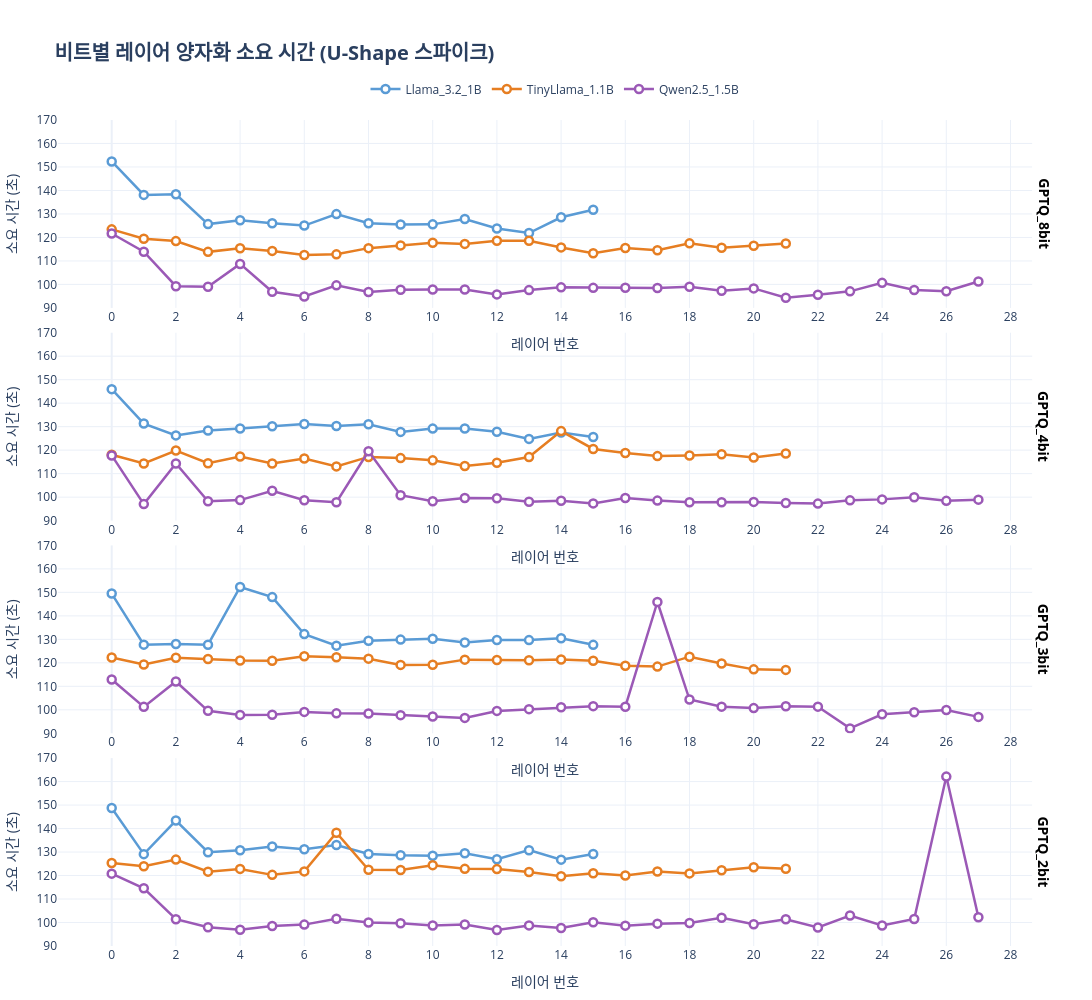

Here is the notebook cell this chart was saved with:
### Code cell
import os
import pandas as pd
import plotly.express as px

# ==========================================
# 1. 다중 비트 경로 및 환경 설정
# ==========================================
BASE_DIR = r"C:\Users\user\SLM\02_cuda_aligned"
TARGET_BITS = ["GPTQ_8bit", "GPTQ_4bit", "GPTQ_3bit", "GPTQ_2bit"] # 분석할 비트 목록

# ==========================================
# 2. 다중 비트 데이터 로더
# ==========================================
df_list = []

# 비트 목록을 순회하며 데이터 수집
for bit in TARGET_BITS:
    model_paths = {
        "Llama_3.2_1B": rf"{BASE_DIR}\Llama_3.2_1B\Distillation\{bit}\quant_log.csv",
        "TinyLlama_1.1B": rf"{BASE_DIR}\TinyLlama_1.1B\Base_Scratch\{bit}\quant_log.csv",
        "Qwen2.5_1.5B": rf"{BASE_DIR}\Qwen2.5_1.5B\Base_RLHF\{bit}\quant_log.csv"
    }

    for model_name, path in model_paths.items():
        if os.path.exists(path):
            try:
                df_temp = pd.read_csv(path, skipinitialspace=True, encoding='utf-8-sig')
                df_temp.columns = df_temp.columns.str.strip().str.lower()
                
                # 열 밀림 보정
                if 'time' in df_temp.columns and df_temp['time'].isna().all():
                    if df_temp.shape[1] >= 5:
                        df_temp['time'] = df_temp.iloc[:, 4] 
                
                if 'time' not in df_temp.columns:
                    continue
                    
                # 순수 숫자 변환
                df_temp['time'] = pd.to_numeric(
                    df_temp['time'].astype(str).str.replace(r'[^\d.]', '', regex=True), 
                    errors='coerce'
                )
                
                df_valid = df_temp.dropna(subset=['time', 'layer', 'module'])
                
                if len(df_valid) > 0:
                    df_valid = df_valid.copy()
                    df_valid['Model'] = model_name
                    df_valid['Bit'] = bit  # 시각화 구분을 위한 비트 파생 변수 추가
                    df_list.append(df_valid)
                    
            except Exception as e:
                print(f"[{model_name} - {bit}] 로드 중 에러: {e}")

if not df_list:
    raise ValueError("분석할 정상적인 데이터가 없습니다.")

df_all = pd.concat(df_list, ignore_index=True)
print(f"✅ 8, 4, 3, 2비트 데이터 로드 완료! (총 {len(df_all)}행)")


import plotly.express as px

# ==========================================
# [차트 1] 비트별 레이어 양자화 소요 시간 (정상 방향 복구 및 스타일 적용)
# ==========================================
# 1) 데이터 집계 및 정렬
layer_sum_df = df_all.groupby(['Bit', 'Model', 'layer'])['time'].sum().reset_index()
layer_sum_df = layer_sum_df.sort_values(by=['Bit', 'Model', 'layer'])

# 2) 사용자 지정 색상
model_colors = {
    'Llama_3.2_1B': '#5A9BD5',
    'TinyLlama_1.1B': '#E67E22',
    'Qwen2.5_1.5B': '#9B59B6'
}

# 3) Plotly Express Line Chart (수평 모드 해제, X=layer, Y=time)
fig1 = px.line(
    layer_sum_df, 
    x='layer', 
    y='time', 
    color='Model', 
    facet_row='Bit', 
    markers=True,
    # [수정됨] category_orders에 'Model' 순서를 명시적으로 추가하여 Qwen을 맨 아래로 배치
    category_orders={
        "Bit": ["GPTQ_8bit", "GPTQ_4bit", "GPTQ_3bit", "GPTQ_2bit"],
        "Model": ["Llama_3.2_1B", "TinyLlama_1.1B", "Qwen2.5_1.5B"] 
    },
    title='<b>비트별 레이어 양자화 소요 시간 (U-Shape 스파이크)</b>',
    labels={'layer': '레이어 번호', 'time': '누적 소요 시간 (초)'},
    color_discrete_map=model_colors,
    height=1000
)

# 4) [핵심] 시간축(Y축) 범위 및 간격 강제 고정
# 요청하신 90~160 범위와 10단위 간격을 실제 시간축(Y축)에 적용하여 동기화합니다.
fig1.update_yaxes(
    range=[90, 170],   # 시간 90~160 강제 고정
    dtick=10,           # 10단위 간격
    showticklabels=True,
    matches='y',        # 모든 서브플롯의 시간축 완벽 동기화
    title_text="소요 시간 (초)"
)

# 5) X축 (레이어) 설정
fig1.update_xaxes(
    tickmode='linear', 
    dtick=2, 
    showticklabels=True, 
    title_text="레이어 번호",
    matches='x'
)

# 6) 마커 스타일 정밀 제어 (symbol='circle', color='white')
# 흰색 마커가 배경에 묻히지 않도록, 테두리(line)는 각 모델의 선 색상을 상속받게 처리합니다.
for trace in fig1.data:
    trace.update(
        marker=dict(
            symbol='circle',
            color='white',            # 마커 내부는 흰색
            size=8,
            line=dict(
                color=trace.line.color, # 테두리 색상은 기존 선 색상 유지
                width=2.5
            )
        ),
        line=dict(width=2.5)
    )

# 7) 레이아웃 디테일
fig1.update_layout(
    width=1200,  # [추가] 차트의 전체 가로 폭을 900px로 고정 (필요에 따라 800~1000 사이로 조절)
    hovermode="x unified",
    template="plotly_white",
    title_font=dict(size=20),
    margin=dict(t=120, b=40, l=40, r=40), 
    legend=dict(
        orientation="h",
        yanchor="bottom",
        y=1.02,
        xanchor="center",
        x=0.5,
        title_text='' # 범례 타이틀 텍스트 제거로 간결함 유지
    )
)

# 우측 서브플롯 타이틀 정제
fig1.for_each_annotation(lambda a: a.update(text=a.text.split("=")[-1], font=dict(size=14, color="black", weight="bold")))

fig1.show()

### Figure 1 — Plotly figure (JSON) as saved in the notebook; plotly's stock layout.template omitted (floating-point values rounded to 4 significant figures)
{"data": [{"hovertemplate": "Model=Llama_3.2_1B<br>Bit=GPTQ_8bit<br>레이어 번호=%{x}<br>누적 소요 시간 (초)=%{y}<extra></extra>", "legendgroup": "Llama_3.2_1B", "line": {"color": "#5A9BD5", "dash": "solid", "width": 2.5}, "marker": {"color": "white", "line": {"color": "#5A9BD5", "width": 2.5}, "size": 8, "symbol": "circle"}, "mode": "lines+markers", "name": "Llama_3.2_1B", "orientation": "v", "showlegend": true, "type": "scatter", "x": [0, 1, 2, 3, 4, 5, 6, 7, 8, 9, 10, 11, 12, 13, 14, 15], "xaxis": "x4", "y": [152.4, 138.1, 138.4, 125.7, 127.3, 126.0, 125.1, 129.9, 126.0, 125.5, 125.6, 127.8, 123.8, 121.9, 128.6, 131.8], "yaxis": "y4"}, {"hovertemplate": "Model=TinyLlama_1.1B<br>Bit=GPTQ_8bit<br>레이어 번호=%{x}<br>누적 소요 시간 (초)=%{y}<extra></extra>", "legendgroup": "TinyLlama_1.1B", "line": {"color": "#E67E22", "dash": "solid", "width": 2.5}, "marker": {"color": "white", "line": {"color": "#E67E22", "width": 2.5}, "size": 8, "symbol": "circle"}, "mode": "lines+markers", "name": "TinyLlama_1.1B", "orientation": "v", "showlegend": true, "type": "scatter", "x": [0, 1, 2, 3, 4, 5, 6, 7, 8, 9, 10, 11, 12, 13, 14, 15, 16, 17, 18, 19, 20, 21], "xaxis": "x4", "y": [123.5, 119.4, 118.4, 113.9, 115.4, 114.3, 112.5, 112.8, 115.5, 116.6, 117.8, 117.2, 118.6, 118.6, 115.8, 113.3, 115.5, 114.6, 117.5, 115.6, 116.5, 117.5], "yaxis": "y4"}, {"hovertemplate": "Model=Qwen2.5_1.5B<br>Bit=GPTQ_8bit<br>레이어 번호=%{x}<br>누적 소요 시간 (초)=%{y}<extra></extra>", "legendgroup": "Qwen2.5_1.5B", "line": {"color": "#9B59B6", "dash": "solid", "width": 2.5}, "marker": {"color": "white", "line": {"color": "#9B59B6", "width": 2.5}, "size": 8, "symbol": "circle"}, "mode": "lines+markers", "name": "Qwen2.5_1.5B", "orientation": "v", "showlegend": true, "type": "scatter", "x": [0, 1, 2, 3, 4, 5, 6, 7, 8, 9, 10, 11, 12, 13, 14, 15, 16, 17, 18, 19, 20, 21, 22, 23, 24, 25, 26, 27], "xaxis": "x4", "y": [121.7, 113.9, 99.24, 99.0, 108.7, 96.88, 94.85, 99.61, 96.75, 97.75, 97.87, 97.81, 95.76, 97.58, 98.75, 98.55, 98.6, 98.45, 99.0, 97.31, 98.31, 94.3, 95.59, 97.05, 100.7, 97.63, 97.09, 101.2], "yaxis": "y4"}, {"hovertemplate": "Model=Llama_3.2_1B<br>Bit=GPTQ_4bit<br>레이어 번호=%{x}<br>누적 소요 시간 (초)=%{y}<extra></extra>", "legendgroup": "Llama_3.2_1B", "line": {"color": "#5A9BD5", "dash": "solid", "width": 2.5}, "marker": {"color": "white", "line": {"color": "#5A9BD5", "width": 2.5}, "size": 8, "symbol": "circle"}, "mode": "lines+markers", "name": "Llama_3.2_1B", "orientation": "v", "showlegend": false, "type": "scatter", "x": [0, 1, 2, 3, 4, 5, 6, 7, 8, 9, 10, 11, 12, 13, 14, 15], "xaxis": "x3", "y": [146.0, 131.3, 126.3, 128.4, 129.2, 130.2, 131.1, 130.2, 131.1, 127.8, 129.2, 129.2, 127.8, 124.8, 127.5, 125.6], "yaxis": "y3"}, {"hovertemplate": "Model=TinyLlama_1.1B<br>Bit=GPTQ_4bit<br>레이어 번호=%{x}<br>누적 소요 시간 (초)=%{y}<extra></extra>", "legendgroup": "TinyLlama_1.1B", "line": {"color": "#E67E22", "dash": "solid", "width": 2.5}, "marker": {"color": "white", "line": {"color": "#E67E22", "width": 2.5}, "size": 8, "symbol": "circle"}, "mode": "lines+markers", "name": "TinyLlama_1.1B", "orientation": "v", "showlegend": false, "type": "scatter", "x": [0, 1, 2, 3, 4, 5, 6, 7, 8, 9, 10, 11, 12, 13, 14, 15, 16, 17, 18, 19, 20, 21], "xaxis": "x3", "y": [118.0, 114.3, 119.8, 114.5, 117.3, 114.3, 116.5, 113.1, 117.1, 116.6, 115.7, 113.3, 114.6, 117.0, 128.1, 120.5, 118.8, 117.5, 117.8, 118.2, 116.9, 118.5], "yaxis": "y3"}, {"hovertemplate": "Model=Qwen2.5_1.5B<br>Bit=GPTQ_4bit<br>레이어 번호=%{x}<br>누적 소요 시간 (초)=%{y}<extra></extra>", "legendgroup": "Qwen2.5_1.5B", "line": {"color": "#9B59B6", "dash": "solid", "width": 2.5}, "marker": {"color": "white", "line": {"color": "#9B59B6", "width": 2.5}, "size": 8, "symbol": "circle"}, "mode": "lines+markers", "name": "Qwen2.5_1.5B", "orientation": "v", "showlegend": false, "type": "scatter", "x": [0, 1, 2, 3, 4, 5, 6, 7, 8, 9, 10, 11, 12, 13, 14, 15, 16, 17, 18, 19, 20, 21, 22, 23, 24, 25, 26, 27], "xaxis": "x3", "y": [117.7, 97.03, 114.3, 98.22, 98.73, 102.7, 98.66, 97.84, 119.5, 100.8, 98.23, 99.59, 99.52, 98.03, 98.47, 97.34, 99.59, 98.52, 97.8, 97.85, 97.97, 97.46, 97.24, 98.62, 99.04, 99.97, 98.42, 98.93], "yaxis": "y3"}, {"hovertemplate": "Model=Llama_3.2_1B<br>Bit=GPTQ_3bit<br>레이어 번호=%{x}<br>누적 소요 시간 (초)=%{y}<extra></extra>", "legendgroup": "Llama_3.2_1B", "line": {"color": "#5A9BD5", "dash": "solid", "width": 2.5}, "marker": {"color": "white", "line": {"color": "#5A9BD5", "width": 2.5}, "size": 8, "symbol": "circle"}, "mode": "lines+markers", "name": "Llama_3.2_1B", "orientation": "v", "showlegend": false, "type": "scatter", "x": [0, 1, 2, 3, 4, 5, 6, 7, 8, 9, 10, 11, 12, 13, 14, 15], "xaxis": "x2", "y": [149.5, 127.7, 128.0, 127.7, 152.3, 148.0, 132.2, 127.3, 129.4, 129.9, 130.3, 128.7, 129.7, 129.7, 130.4, 127.7], "yaxis": "y2"}, {"hovertemplate": "Model=TinyLlama_1.1B<br>Bit=GPTQ_3bit<br>레이어 번호=%{x}<br>누적 소요 시간 (초)=%{y}<extra></extra>", "legendgroup": "TinyLlama_1.1B", "line": {"color": "#E67E22", "dash": "solid", "width": 2.5}, "marker": {"color": "white", "line": {"color": "#E67E22", "width": 2.5}, "size": 8, "symbol": "circle"}, "mode": "lines+markers", "name": "TinyLlama_1.1B", "orientation": "v", "showlegend": false, "type": "scatter", "x": [0, 1, 2, 3, 4, 5, 6, 7, 8, 9, 10, 11, 12, 13, 14, 15, 16, 17, 18, 19, 20, 21], "xaxis": "x2", "y": [122.3, 119.3, 122.2, 121.6, 121.0, 120.9, 122.8, 122.4, 121.8, 119.1, 119.2, 121.4, 121.2, 121.1, 121.4, 120.9, 118.7, 118.4, 122.6, 119.7, 117.2, 117.0], "yaxis": "y2"}, {"hovertemplate": "Model=Qwen2.5_1.5B<br>Bit=GPTQ_3bit<br>레이어 번호=%{x}<br>누적 소요 시간 (초)=%{y}<extra></extra>", "legendgroup": "Qwen2.5_1.5B", "line": {"color": "#9B59B6", "dash": "solid", "width": 2.5}, "marker": {"color": "white", "line": {"color": "#9B59B6", "width": 2.5}, "size": 8, "symbol": "circle"}, "mode": "lines+markers", "name": "Qwen2.5_1.5B", "orientation": "v", "showlegend": false, "type": "scatter", "x": [0, 1, 2, 3, 4, 5, 6, 7, 8, 9, 10, 11, 12, 13, 14, 15, 16, 17, 18, 19, 20, 21, 22, 23, 24, 25, 26, 27], "xaxis": "x2", "y": [112.9, 101.3, 112.1, 99.57, 97.83, 97.92, 99.12, 98.49, 98.42, 97.73, 97.14, 96.56, 99.53, 100.3, 101.1, 101.6, 101.3, 145.9, 104.4, 101.3, 100.7, 101.5, 101.4, 92.09, 98.1, 98.97, 99.89, 96.98], "yaxis": "y2"}, {"hovertemplate": "Model=Llama_3.2_1B<br>Bit=GPTQ_2bit<br>레이어 번호=%{x}<br>누적 소요 시간 (초)=%{y}<extra></extra>", "legendgroup": "Llama_3.2_1B", "line": {"color": "#5A9BD5", "dash": "solid", "width": 2.5}, "marker": {"color": "white", "line": {"color": "#5A9BD5", "width": 2.5}, "size": 8, "symbol": "circle"}, "mode": "lines+markers", "name": "Llama_3.2_1B", "orientation": "v", "showlegend": false, "type": "scatter", "x": [0, 1, 2, 3, 4, 5, 6, 7, 8, 9, 10, 11, 12, 13, 14, 15], "xaxis": "x", "y": [148.8, 129.1, 143.4, 129.9, 130.8, 132.3, 131.2, 133.0, 129.2, 128.6, 128.4, 129.5, 127.0, 130.8, 126.8, 129.1], "yaxis": "y"}, {"hovertemplate": "Model=TinyLlama_1.1B<br>Bit=GPTQ_2bit<br>레이어 번호=%{x}<br>누적 소요 시간 (초)=%{y}<extra></extra>", "legendgroup": "TinyLlama_1.1B", "line": {"color": "#E67E22", "dash": "solid", "width": 2.5}, "marker": {"color": "white", "line": {"color": "#E67E22", "width": 2.5}, "size": 8, "symbol": "circle"}, "mode": "lines+markers", "name": "TinyLlama_1.1B", "orientation": "v", "showlegend": false, "type": "scatter", "x": [0, 1, 2, 3, 4, 5, 6, 7, 8, 9, 10, 11, 12, 13, 14, 15, 16, 17, 18, 19, 20, 21], "xaxis": "x", "y": [125.3, 123.9, 126.8, 121.7, 122.8, 120.3, 121.8, 138.2, 122.4, 122.3, 124.4, 122.8, 122.7, 121.5, 119.7, 121.0, 120.1, 121.7, 120.9, 122.3, 123.5, 122.9], "yaxis": "y"}, {"hovertemplate": "Model=Qwen2.5_1.5B<br>Bit=GPTQ_2bit<br>레이어 번호=%{x}<br>누적 소요 시간 (초)=%{y}<extra></extra>", "legendgroup": "Qwen2.5_1.5B", "line": {"color": "#9B59B6", "dash": "solid", "width": 2.5}, "marker": {"color": "white", "line": {"color": "#9B59B6", "width": 2.5}, "size": 8, "symbol": "circle"}, "mode": "lines+markers", "name": "Qwen2.5_1.5B", "orientation": "v", "showlegend": false, "type": "scatter", "x": [0, 1, 2, 3, 4, 5, 6, 7, 8, 9, 10, 11, 12, 13, 14, 15, 16, 17, 18, 19, 20, 21, 22, 23, 24, 25, 26, 27], "xaxis": "x", "y": [120.8, 114.6, 101.4, 97.99, 96.9, 98.49, 99.1, 101.6, 99.97, 99.7, 98.7, 99.18, 96.83, 98.77, 97.68, 100.1, 98.67, 99.51, 99.79, 102.0, 99.24, 101.4, 97.88, 103.0, 98.72, 101.5, 162.1, 102.2], "yaxis": "y"}], "layout": {"annotations": [{"font": {"color": "black", "size": 14, "weight": "bold"}, "showarrow": false, "text": "GPTQ_2bit", "textangle": 90, "x": 0.98, "xanchor": "left", "xref": "paper", "y": 0.1138, "yanchor": "middle", "yref": "paper"}, {"font": {"color": "black", "size": 14, "weight": "bold"}, "showarrow": false, "text": "GPTQ_3bit", "textangle": 90, "x": 0.98, "xanchor": "left", "xref": "paper", "y": 0.3712, "yanchor": "middle", "yref": "paper"}, {"font": {"color": "black", "size": 14, "weight": "bold"}, "showarrow": false, "text": "GPTQ_4bit", "textangle": 90, "x": 0.98, "xanchor": "left", "xref": "paper", "y": 0.6288, "yanchor": "middle", "yref": "paper"}, {"font": {"color": "black", "size": 14, "weight": "bold"}, "showarrow": false, "text": "GPTQ_8bit", "textangle": 90, "x": 0.98, "xanchor": "left", "xref": "paper", "y": 0.8862, "yanchor": "middle", "yref": "paper"}], "height": 1000, "hovermode": "x unified", "legend": {"orientation": "h", "title": {"text": ""}, "tracegroupgap": 0, "x": 0.5, "xanchor": "center", "y": 1.02, "yanchor": "bottom"}, "margin": {"b": 40, "l": 40, "r": 40, "t": 120}, "title": {"font": {"size": 20}, "text": "<b>비트별 레이어 양자화 소요 시간 (U-Shape 스파이크)</b>"}, "width": 1200, "xaxis": {"anchor": "y", "domain": [0, 0.98], "dtick": 2, "matches": "x", "showticklabels": true, "tickmode": "linear", "title": {"text": "레이어 번호"}}, "xaxis2": {"anchor": "y2", "domain": [0, 0.98], "dtick": 2, "matches": "x", "showticklabels": true, "tickmode": "linear", "title": {"text": "레이어 번호"}}, "xaxis3": {"anchor": "y3", "domain": [0, 0.98], "dtick": 2, "matches": "x", "showticklabels": true, "tickmode": "linear", "title": {"text": "레이어 번호"}}, "xaxis4": {"anchor": "y4", "domain": [0, 0.98], "dtick": 2, "matches": "x", "showticklabels": true, "tickmode": "linear", "title": {"text": "레이어 번호"}}, "yaxis": {"anchor": "x", "domain": [0, 0.2275], "dtick": 10, "matches": "y", "range": [90, 170], "showticklabels": true, "title": {"text": "소요 시간 (초)"}}, "yaxis2": {"anchor": "x2", "domain": [0.2575, 0.485], "dtick": 10, "matches": "y", "range": [90, 170], "showticklabels": true, "title": {"text": "소요 시간 (초)"}}, "yaxis3": {"anchor": "x3", "domain": [0.515, 0.7425], "dtick": 10, "matches": "y", "range": [90, 170], "showticklabels": true, "title": {"text": "소요 시간 (초)"}}, "yaxis4": {"anchor": "x4", "domain": [0.7725, 1], "dtick": 10, "matches": "y", "range": [90, 170], "showticklabels": true, "title": {"text": "소요 시간 (초)"}}}}
